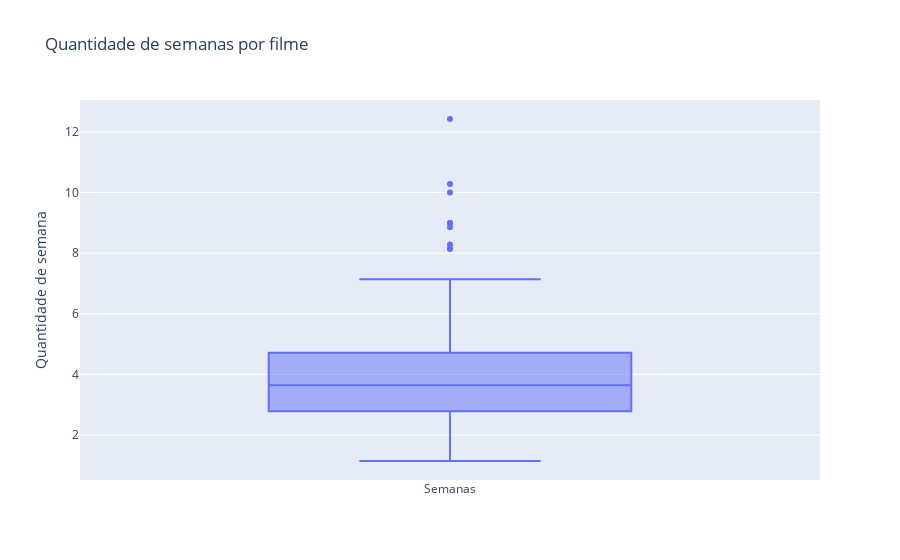

This figure's notebook cell:
### Code cell
configure_plotly_browser_state()

trace_box = go.Box(y = agrupando_por_data_sem_semanas.semanas,
                   name = "Semanas")

data = [trace_box]

layout = go.Layout(title="Quantidade de semanas por filme",
                   yaxis = {'title': 'Quantidade de semana'})

fig = go.Figure(data, layout)

py.iplot(fig)

### Figure 1 — Plotly figure (JSON) as saved in the notebook; plotly's stock layout.template omitted (floating-point values rounded to 4 significant figures; data arrays with more than 128 entries replaced by an {"elided": "..."} marker saying what was removed)
{"data": [{"y": {"elided": "156 float values"}, "type": "box", "name": "Semanas"}], "layout": {"yaxis": {"title": {"text": "Quantidade de semana"}}, "title": {"text": "Quantidade de semanas por filme"}}}
